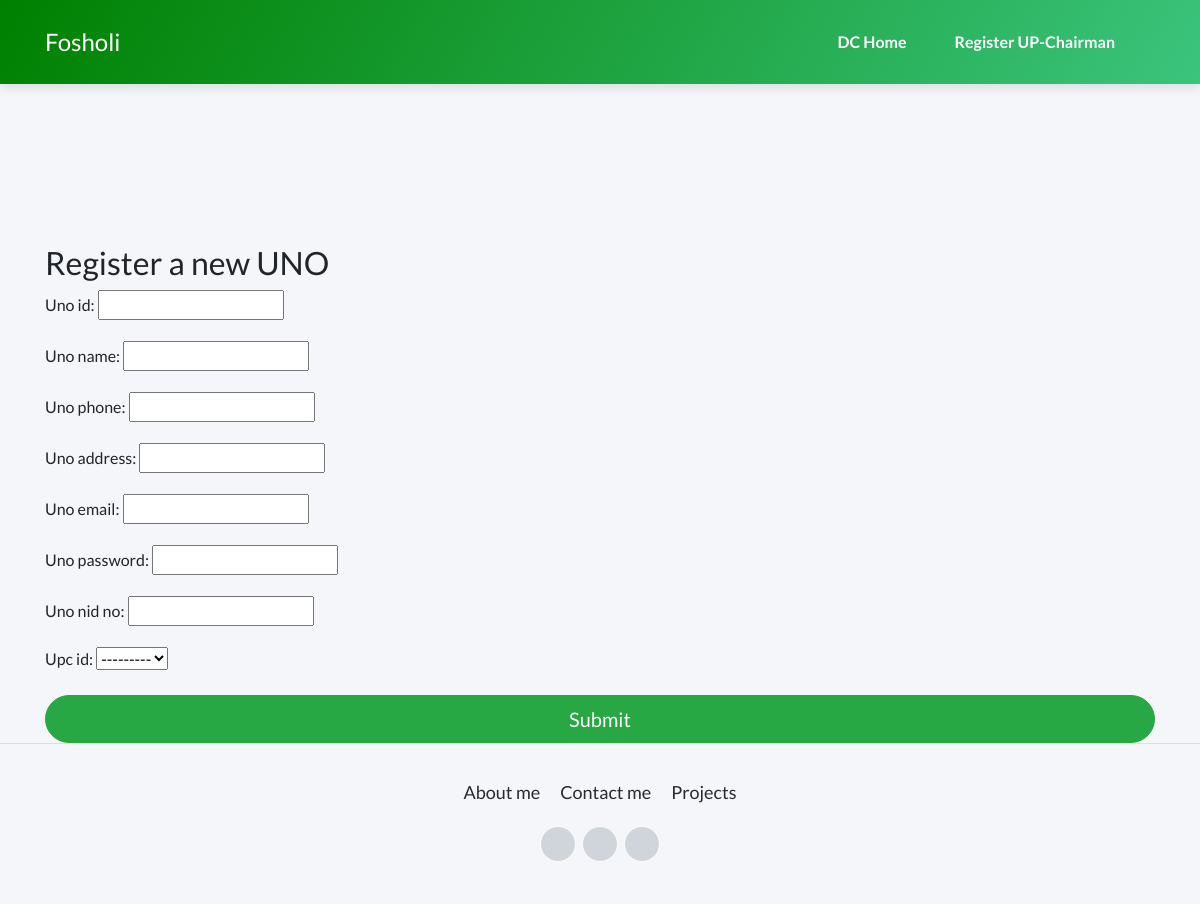
The app's page /UpChairman/registerUNO, older data.
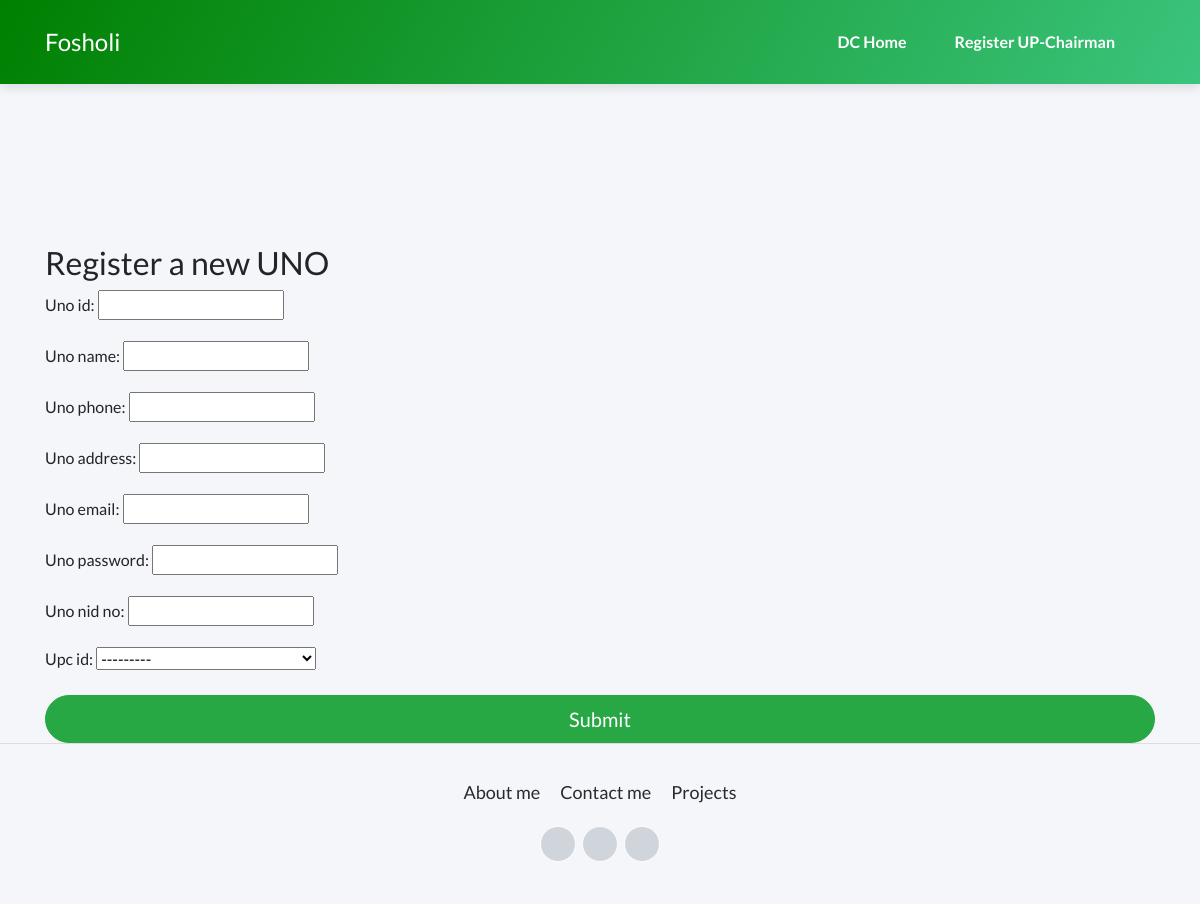
The same page, newer data.
### UpChairman/models.py (models this page shows)
class UpChairman(models.Model):
    upc_id = models.CharField(primary_key=True, max_length=5, blank=False, unique=True)
    upc_name = models.CharField(max_length=50)
    upc_phone = models.CharField(max_length=15)
    upc_address = models.CharField(max_length=150)
    upc_email = models.EmailField(max_length=50, blank=False, unique=True)
    upc_password = models.CharField(max_length=50)
    upc_nid_no = models.CharField(max_length=25, blank=False, unique=True)
    dc_id = models.ForeignKey(DC, on_delete=models.CASCADE)

### UpChairman/views.py (the view, shortened to what this page needs)
# urls.py: path('register',views.register,name='upcregister'),
def register(request):
    form = RegisterForm()
    return render(request, 'registerUNO.html', {'form': form})

### UpChairman/forms.py
class RegisterForm(forms.ModelForm):
    class Meta:
        model = models.UNO
        exclude = ()

### UpChairman/templates/registerUNO.html (shortened to what this page needs)
{% extends 'base-dc.html' %}
{% block content %}
<div class="container mt-5 pt-5">
    <h2 clas="mt-5">Register a new UNO </h2>
    <form method="POST">
        {{ form.as_p }}
        <input class="btn btn-success btn-block btn-lg mx-auto" type="submit" value="Submit">
    </form>
</div>
{% endblock %}

Row changes from the older to the newer data that the page shows:
added UpChairman: upc_id "---------"
Text that changed along with them:
form field upc_id: "---------" → (not shown)
